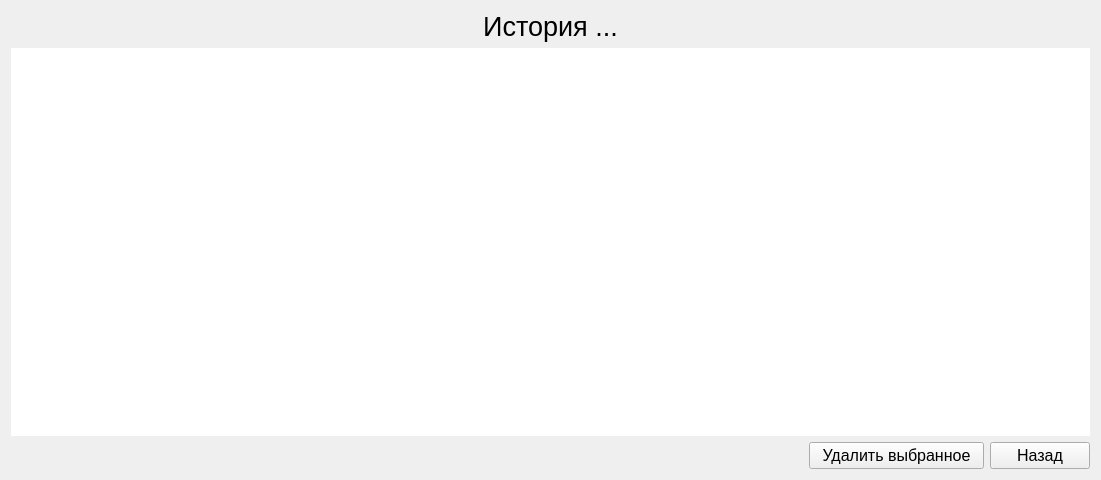
<?xml version="1.0" encoding="UTF-8"?>
<ui version="4.0">
 <class>Form</class>
 <widget class="QWidget" name="Form">
  <property name="geometry">
   <rect>
    <x>0</x>
    <y>0</y>
    <width>1101</width>
    <height>480</height>
   </rect>
  </property>
  <property name="windowTitle">
   <string>Form</string>
  </property>
  <layout class="QGridLayout" name="gridLayout_2">
   <item row="0" column="0">
    <layout class="QGridLayout" name="gridLayout">
     <item row="2" column="0">
      <layout class="QHBoxLayout" name="horizontalLayout_2">
       <item>
        <spacer name="horizontalSpacer">
         <property name="orientation">
          <enum>Qt::Horizontal</enum>
         </property>
         <property name="sizeHint" stdset="0">
          <size>
           <width>40</width>
           <height>20</height>
          </size>
         </property>
        </spacer>
       </item>
       <item>
        <widget class="QPushButton" name="deleteSelectedButton">
         <property name="sizePolicy">
          <sizepolicy hsizetype="Expanding" vsizetype="Fixed">
           <horstretch>0</horstretch>
           <verstretch>0</verstretch>
          </sizepolicy>
         </property>
         <property name="maximumSize">
          <size>
           <width>175</width>
           <height>16777215</height>
          </size>
         </property>
         <property name="font">
          <font>
           <pointsize>12</pointsize>
          </font>
         </property>
         <property name="text">
          <string>Удалить выбранное</string>
         </property>
        </widget>
       </item>
       <item>
        <widget class="QPushButton" name="backButton">
         <property name="sizePolicy">
          <sizepolicy hsizetype="Expanding" vsizetype="Fixed">
           <horstretch>0</horstretch>
           <verstretch>0</verstretch>
          </sizepolicy>
         </property>
         <property name="maximumSize">
          <size>
           <width>100</width>
           <height>16777215</height>
          </size>
         </property>
         <property name="font">
          <font>
           <pointsize>12</pointsize>
          </font>
         </property>
         <property name="text">
          <string>Назад</string>
         </property>
        </widget>
       </item>
      </layout>
     </item>
     <item row="0" column="0">
      <widget class="QLabel" name="historyName">
       <property name="font">
        <font>
         <pointsize>20</pointsize>
        </font>
       </property>
       <property name="text">
        <string>История ...</string>
       </property>
       <property name="alignment">
        <set>Qt::AlignCenter</set>
       </property>
      </widget>
     </item>
     <item row="1" column="0">
      <widget class="QTableWidget" name="historyTable">
       <property name="font">
        <font>
         <pointsize>12</pointsize>
        </font>
       </property>
       <property name="frameShape">
        <enum>QFrame::NoFrame</enum>
       </property>
       <property name="frameShadow">
        <enum>QFrame::Sunken</enum>
       </property>
       <property name="editTriggers">
        <set>QAbstractItemView::AnyKeyPressed|QAbstractItemView::DoubleClicked|QAbstractItemView::EditKeyPressed</set>
       </property>
       <property name="alternatingRowColors">
        <bool>false</bool>
       </property>
       <property name="wordWrap">
        <bool>true</bool>
       </property>
       <property name="cornerButtonEnabled">
        <bool>true</bool>
       </property>
      </widget>
     </item>
    </layout>
   </item>
  </layout>
 </widget>
 <resources/>
 <connections/>
</ui>
